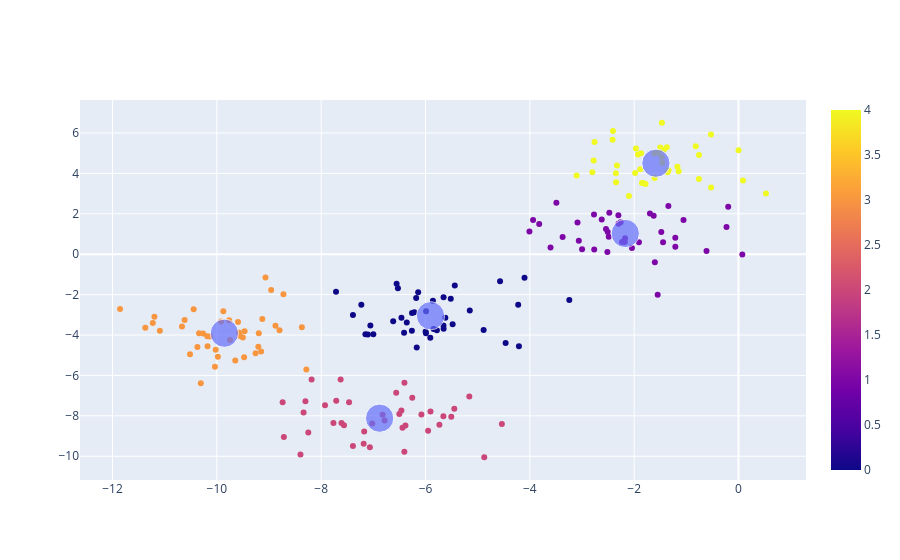

Notebook code for this chart:
### Code cell
grafico1 = px.scatter(x = X_random[:,0], y = X_random[:,1], color = rotulos)
grafico2 = px.scatter(x = centroides[:,0], y = centroides[:,1], size = [5,5,5,5,5])
grafico3 = go.Figure(data = grafico1.data + grafico2.data)
grafico3.show()

### Figure 1 — Plotly figure (JSON) as saved in the notebook; plotly's stock layout.template omitted (floating-point values rounded to 4 significant figures; data arrays with more than 128 entries replaced by an {"elided": "..."} marker saying what was removed)
{"data": [{"hovertemplate": "x=%{x}<br>y=%{y}<br>color=%{marker.color}<extra></extra>", "legendgroup": "", "marker": {"color": {"elided": "200 int values"}, "coloraxis": "coloraxis", "symbol": "circle"}, "mode": "markers", "name": "", "orientation": "v", "showlegend": false, "type": "scatter", "x": {"elided": "200 float values"}, "xaxis": "x", "y": {"elided": "200 float values"}, "yaxis": "y"}, {"hovertemplate": "x=%{x}<br>y=%{y}<br>size=%{marker.size}<extra></extra>", "legendgroup": "", "marker": {"color": "#636efa", "size": [5, 5, 5, 5, 5], "sizemode": "area", "sizeref": 0.0125, "symbol": "circle"}, "mode": "markers", "name": "", "orientation": "v", "showlegend": false, "type": "scatter", "x": [-5.904, -2.171, -6.88, -9.856, -1.583], "xaxis": "x", "y": [-3.045, 1.026, -8.116, -3.91, 4.505], "yaxis": "y"}], "layout": {}}
